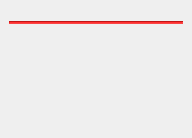
<?xml version="1.0" encoding="UTF-8"?>
<ui version="4.0">
 <class>ItemOnSale</class>
 <widget class="QWidget" name="ItemOnSale">
  <property name="geometry">
   <rect>
    <x>0</x>
    <y>0</y>
    <width>192</width>
    <height>138</height>
   </rect>
  </property>
  <property name="windowTitle">
   <string>Form</string>
  </property>
  <layout class="QGridLayout" name="gridLayout">
   <property name="leftMargin">
    <number>0</number>
   </property>
   <property name="topMargin">
    <number>0</number>
   </property>
   <property name="rightMargin">
    <number>0</number>
   </property>
   <property name="bottomMargin">
    <number>0</number>
   </property>
   <property name="spacing">
    <number>0</number>
   </property>
   <item row="0" column="0">
    <widget class="QWidget" name="wBg" native="true">
     <layout class="QGridLayout" name="gridLayout_2">
      <property name="leftMargin">
       <number>0</number>
      </property>
      <property name="topMargin">
       <number>0</number>
      </property>
      <property name="rightMargin">
       <number>0</number>
      </property>
      <property name="bottomMargin">
       <number>0</number>
      </property>
      <property name="spacing">
       <number>0</number>
      </property>
      <item row="0" column="0">
       <widget class="QStackedWidget" name="stackedWidget">
        <property name="currentIndex">
         <number>1</number>
        </property>
        <widget class="QWidget" name="page">
         <layout class="QGridLayout" name="gridLayout_3">
          <item row="0" column="0">
           <widget class="QLabel" name="lbCost">
            <property name="font">
             <font>
              <pointsize>14</pointsize>
             </font>
            </property>
            <property name="text">
             <string/>
            </property>
            <property name="alignment">
             <set>Qt::AlignCenter</set>
            </property>
           </widget>
          </item>
         </layout>
        </widget>
        <widget class="QWidget" name="page_2">
         <layout class="QGridLayout" name="gridLayout_5" rowstretch="1,2">
          <property name="leftMargin">
           <number>0</number>
          </property>
          <property name="topMargin">
           <number>0</number>
          </property>
          <property name="rightMargin">
           <number>0</number>
          </property>
          <property name="bottomMargin">
           <number>0</number>
          </property>
          <property name="spacing">
           <number>0</number>
          </property>
          <item row="0" column="0">
           <widget class="ItemButton" name="btn" native="true">
            <property name="font">
             <font>
              <pointsize>12</pointsize>
             </font>
            </property>
            <layout class="QGridLayout" name="gridLayout_4">
             <item row="0" column="0">
              <widget class="Line" name="line">
               <property name="styleSheet">
                <string notr="true">background-color: rgb(255, 0, 0,180);</string>
               </property>
               <property name="orientation">
                <enum>Qt::Horizontal</enum>
               </property>
              </widget>
             </item>
            </layout>
           </widget>
          </item>
          <item row="1" column="0">
           <widget class="QLabel" name="lbOnSale">
            <property name="font">
             <font>
              <pointsize>16</pointsize>
             </font>
            </property>
            <property name="text">
             <string/>
            </property>
            <property name="alignment">
             <set>Qt::AlignCenter</set>
            </property>
           </widget>
          </item>
         </layout>
        </widget>
       </widget>
      </item>
     </layout>
    </widget>
   </item>
  </layout>
 </widget>
 <customwidgets>
  <customwidget>
   <class>ItemButton</class>
   <extends>QWidget</extends>
   <header>ItemButton.h</header>
   <container>1</container>
  </customwidget>
 </customwidgets>
 <resources/>
 <connections/>
</ui>
